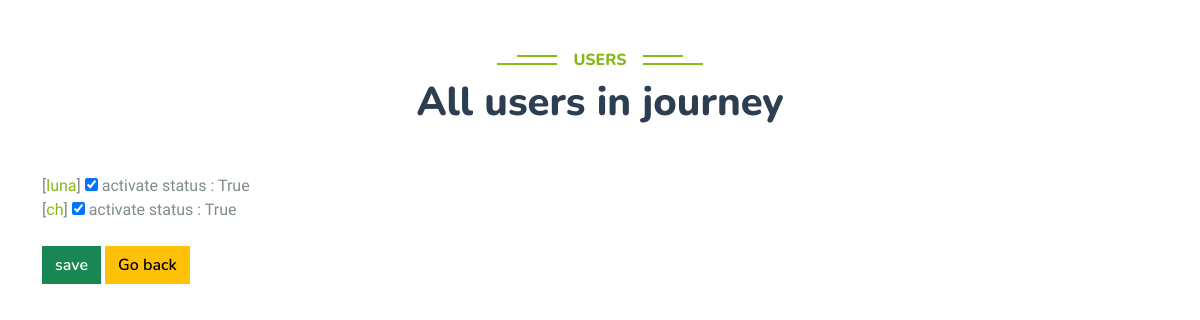
The page /users-setting/ on the database its author committed.
### user_module/models.py (models this page shows, shortened)
class User(AbstractUser):
    phone = models.IntegerField(verbose_name='your number', null=True, blank=True)
    email_active_code = models.CharField(max_length=100)
    following = models.ManyToManyField('self', through='Contact', related_name='followers', symmetrical=False)
    class Meta:
        verbose_name = 'user'
        verbose_name_plural = 'users'

### user_module/views.py (the view, shortened to what this page needs)
# urls.py: path('users-setting/', UsersSettingView.as_view(), name='users-setting-page'),
class UsersSettingView(StaffuserRequiredMixin, View):  # usage : profile_module / in staff part
    def get(self, request):
        users = User.objects.filter(is_staff=False, is_superuser=False)
        return render(request, 'staff/users-setting.html', {'users': users})

### profile_module/templates/staff/users-setting.html (shortened to what this page needs)
{% extends 'base.html' %}
{% block content %}
    <div class="container-xxl py-5">
        <div class="container">
            <div class="text-center wow fadeInUp" data-wow-delay="0.1s"
                 style="visibility: visible; animation-delay: 0.1s; animation-name: fadeInUp;">
                <h6 class="section-title bg-white text-center text-primary px-3">users</h6>
                <h1 class="mb-5">All users in journey</h1>
            </div>
            <form method="post">{% csrf_token %}
                {% for user in users %}
                    <div>
                        <label>[<a href="{% url 'user-info' user.username %}">{{ user.username }}</a>]
                            <input type="checkbox" name="{{ user.id }}" {% if user.is_active %} checked {% endif %}>
                        </label> activate status : {{ user.is_active }}
                    </div>
                {% endfor %}<br>
                <button class="btn btn-success">save</button>
                <a class="btn btn-warning" href="{% url 'staff-page' %}">Go back</a>
            </form>
        </div>
    </div>
{% endblock %}

### static/css/style.css (style rules this page uses)
:root { --primary: #86B817; --secondary: #FE8800; --light: #F5F5F5; --dark: #14141F; }
.btn { font-family: 'Nunito', sans-serif; font-weight: 600; transition: .5s; }
.section-title { position: relative; display: inline-block; text-transform: uppercase; }
.section-title::before { position: absolute; content: ""; width: calc(100% + 80px); height: 2px; top: 4px; left: -40px; background: var(--primary); z-index: -1; }
.section-title::after { position: absolute; content: ""; width: calc(100% + 120px); height: 2px; bottom: 5px; left: -60px; background: var(--primary); z-index: -1; }

### rows shown on the page
User: username "luna", is_active "☑", is_active "True"
User: username "ch", is_active "☑", is_active "True"
